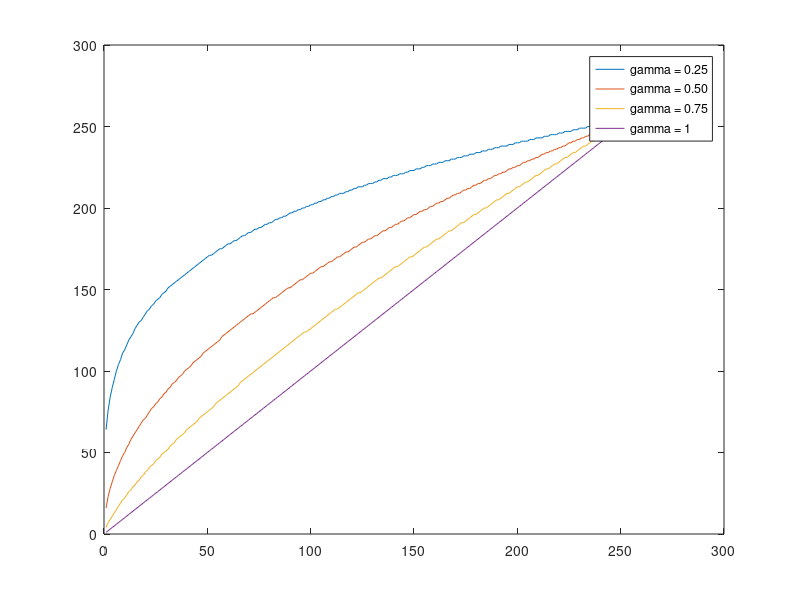

Write MATLAB code to recreate this figure. (Note: this script raises an error after producing the figure.)
x = uint8(1:255);
y1 = imadjust(x, [0 1], [0 1], 0.25);
y2 = imadjust(x, [0 1], [0 1], 0.50);
y3 = imadjust(x, [0 1], [0 1], 0.75);
y4 = imadjust(x, [0 1], [0 1], 1);

plot(x,y1,x,y2,x,y3,x,y4);
legend('gamma = 0.25','gamma = 0.50', 'gamma = 0.75', 'gamma = 1');

f = imread('pout.tif');
f1 = imadjust(f, [0 1], [0 1], 0.25);
f2 = imadjust(f, [0 1], [0 1], 0.50);
f3 = imadjust(f, [0 1], [0 1], 0.75);
f4 = imadjust(f, [0 1], [0 1], 1.00);

figure(2);
subplot(2,2,1); imshow(f1);
subplot(2,2,2); imshow(f2);
subplot(2,2,3); imshow(f3);
subplot(2,2,4); imshow(f4);